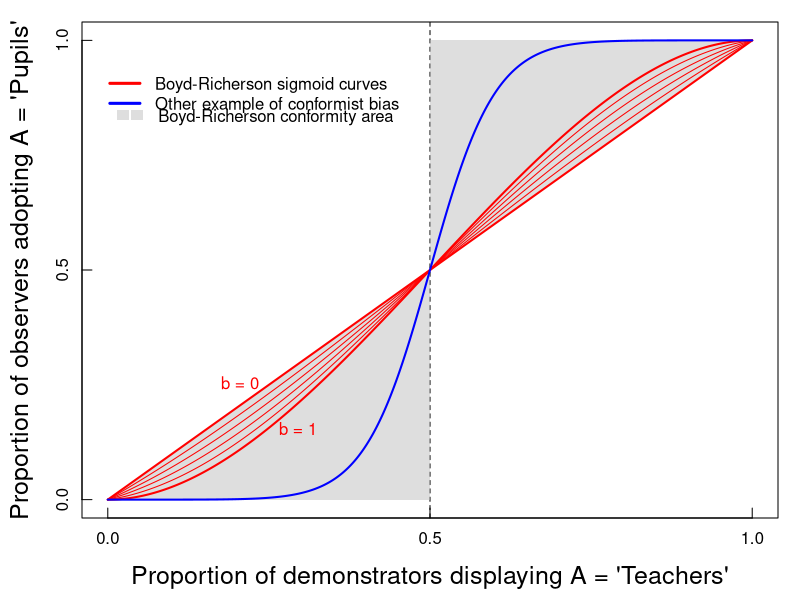
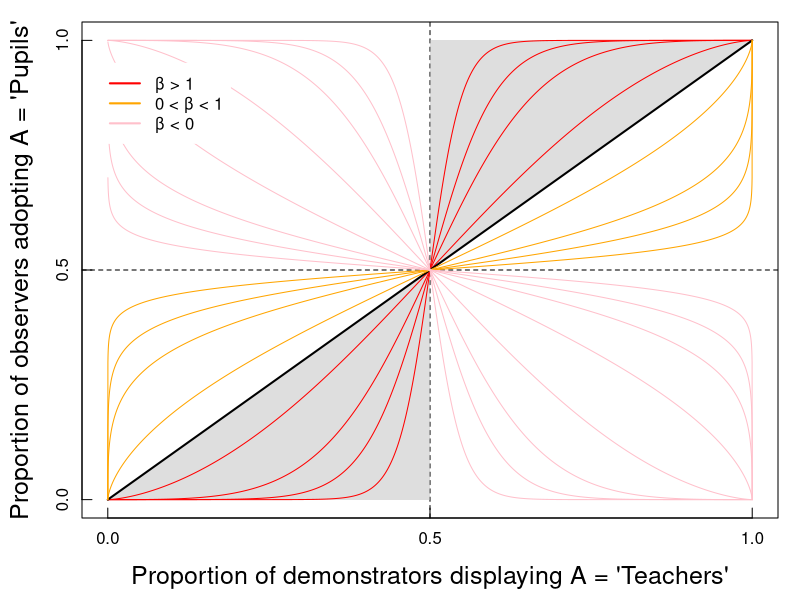

Generate these figures, in order, with R:



###################################
### GRAPHS FOR CONFORMITY PAPER ###
###################################

q <- seq(0, 1, length=5000)

### GRAPH 1a: BOYD & RICHERSON CONFORMITY CURVES

pdf("~/Documents/GitHub/project-conformity/conformity_graphs/fig1a.pdf")

	layout(1)
	par(mgp=c(2.5,.5,0), mar=c(4,4,1,1)+0.1)

	# Plot frame with random copying as baseline
	plot(q, q, type="n",						# random copying
		xaxp=c(0,1,2), yaxp=c(0,1,2), tck=.02,
		cex.lab=1.5,
		xlab="Proportion of demonstrators displaying A = 'Teachers'",
		ylab="Proportion of observers adopting A = 'Pupils'")
	abline(v = 1/2, lty="dashed")		# vertical line at x = .5
	
	# Fill conformity areas
	polygon(x = c(0, 1/2, 1/2), y = c(0, 0, 1/2), col=adjustcolor("gray", alpha.f=.5), border=NA)
	polygon(x = c(1, 1/2, 1/2), y = c(1, 1, 1/2), col=adjustcolor("gray", alpha.f=.5), border=NA)
	
	# Sigmoid curves
	B <- 1:4/5
	for (β in B) lines(q, q + β*q*(1-q)*(2*q-1), col="red", lwd=1)
	lines(q, q + 0*q*(1-q)*(2*q-1), col="red", lwd=2)
	lines(q, q + 1*q*(1-q)*(2*q-1), col="red", lwd=2)
	
	# Other example of conformist bias
	lines(q, q^5/(q^5 + (1-q)^5), col="blue", lwd=2)
	
	# Legend
	legend(-.02, .95, bty="n",
		legend=c("Boyd-Richerson sigmoid curves", "Other example of conformist bias"),
		col=c("red", "blue"),
		lwd=c(3,3),
		lty=c(1,1)
		)
	legend(-.009, .88, bty="n",		
		legend="",
		fill=adjustcolor("gray", alpha.f=.5),
		border=NA
		)
	legend(.013, .88, bty="n",		# x+0.22
		legend="Boyd-Richerson conformity area",
		fill=adjustcolor("gray", alpha.f=.5),
		border=NA
		)
	text(.25, .25, "b = 0", col="red", pos=2)
	text(.25, .15, "b = 1", col="red", pos=4)

dev.off()

	
### GRAPH 1b: LOGISTIC CONFORMITY CURVES

png("~/Documents/GitHub/project-conformity/conformity_graphs/fig1b.png")

	layout(1)
	par(mgp=c(2.5,.5,0), mar=c(4,4,1,1)+0.1)

	# Plot frame with random copying as baseline
	plot(q, q, type="n",						# random copying
		xaxp=c(0,1,2), yaxp=c(0,1,2), tck=.02,
		cex.lab=1.5,
		xlab="Proportion of demonstrators displaying A = 'Teachers'",
		ylab="Proportion of observers adopting A = 'Pupils'")
	abline(v = 1/2, lty="dashed")		# vertical line at x = .5
	abline(h = 1/2, lty="dashed")		# horizontal line at y = .5
	
	# Fill conformity areas
	polygon(x = c(0, 1/2, 1/2), y = c(0, 0, 1/2), col=adjustcolor("gray", alpha.f=.5), border=NA)
	polygon(x = c(1, 1/2, 1/2), y = c(1, 1, 1/2), col=adjustcolor("gray", alpha.f=.5), border=NA)
	
	# Sigmoid curves
	B <- c(1.5, 3, 5, 10) ; for (β in B) lines(q, q^β/(q^β + (1-q)^β), col="red", lwd=1)
	β  <- 1 ; lines(q, q^β/(q^β + (1-q)^β), col="black", lwd=2)
	B <- 1/c(1.5, 3, 5, 10) ; for (β in B) lines(q, q^β/(q^β + (1-q)^β), col="orange", lwd=1)
	B <- -c(1/c(1.5, 3, 5, 10), c(1.5, 3, 5, 10)) ; for (β in B) lines(q, q^β/(q^β + (1-q)^β), col="pink", lwd=1)
	
	# Legend
	legend(-.02, .95, bg="white", box.col="white",
		legend=c("β > 1", "0 < β < 1", "β < 0"),
		col=c("red", "orange", "pink"),
		lwd=c(2,2,2),
		lty=c(1,1,1)
		)

dev.off()
	
	
	
